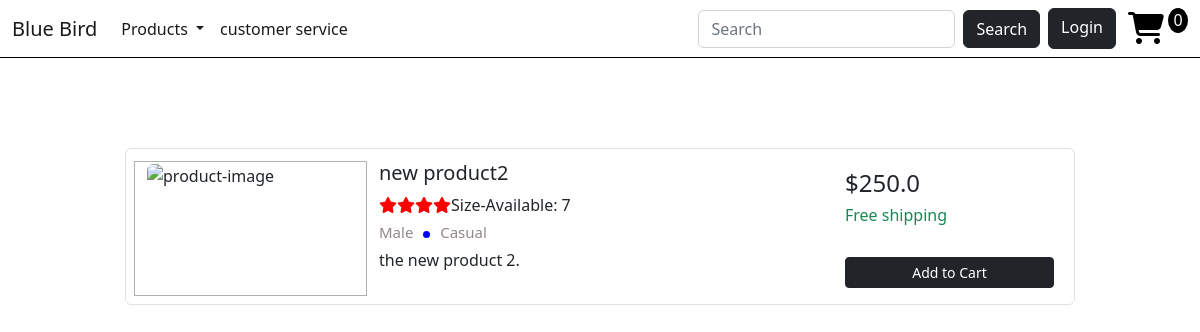
The app's page /detail/15/ with its own data.
### EcomWebApp/models.py (models this page shows, shortened)
class Product(models.Model):
    GENDER_CHOICES = (
        ('Male','Male'),
        ('Female','Female'),
    )
    size_choices = (
        ('7','7'),
        ('8','8'),
        ('9','9'),
        ('8.5','8.5'),
    )
    outfit_choices=(
        ('Casual','Casual'),
        ('Classic','Classic'),
    )
    name = models.CharField(max_length=100)
    description = models.TextField()
    slug = models.SlugField(max_length=100, null=True, blank=True)
    image = models.ImageField(upload_to='EcomWebApp/images', null=True, blank="True")
    price = models.FloatField()
    brand = models.CharField(max_length=100)
    gender = models.CharField(max_length=6, choices=GENDER_CHOICES)
    created_at = models.DateTimeField(auto_now_add=True)
    size = models.CharField(max_length=10, choices=size_choices, default = '7', null= True, blank="True")
    outfit = models.CharField(max_length=10, choices=outfit_choices, default='casual')
    discount_price = models.FloatField(default=0, null=True, blank="True")
    digital = models.BooleanField(default=False, null=True, blank=True)
    class Meta:
        ordering = ('-created_at',)
    @property
    def imageURL(self):
        try:
            url= self.image.url
        except:
            url= ''
        return url

### EcomWebApp/views.py (the view)
# urls.py: path('detail/<int:pk>/', views.detail, name="detail-page"),
def detail(request, pk):
    post = Product.objects.get(id=pk)
    data = cartData(request)
    cartItems = data['cartItems']
    items = data['items']
    context ={
        'cartItems':cartItems,
        'post': post,
        'items':items,
    }
    return render(request, 'EcomWebApp/details.html', context)

### EcomWebApp/utils.py (called while the page is built, shortened)
def cookieCart(request):
    try:#this try and catch for guest user cookies cart error prevention method
        cart = json.loads(request.COOKIES['cart'])#this is for guest user cart items
    except:
        cart ={}
    print('cart',cart)
    items = [] #empty list(if user is not authenticated we return nothing)
    order = {'get_cart_total':0,'get_cart_items':0, 'shipping': False} #guest user login huda 0/0 dekhaune ho yo chai
    cartItems = order['get_cart_items']
    return { 'items':items,'order':order,'cartItems':cartItems}

def cartData(request):
    if request.user.is_authenticated:
        customer = request.user.customer
        order, created = Order.objects.get_or_create(customer=customer, complete=False)
        items = order.orderitem_set.all()
        cartItems = order.get_cart_items
    else:
        cookieData = cookieCart(request)
        cartItems = cookieData['cartItems']
        order = cookieData['order']
        items = cookieData['items']
    return {'items':items,'order':order,'cartItems':cartItems}

### EcomWebApp/templates/EcomWebApp/details.html (shortened to what this page needs)
{% extends 'EcomWebApp/base.html' %}
{% load static %}
{% block content %}
<div class="container mt-5 mb-5 contentdiv">
    <div class="d-flex justify-content-center row contentdivv">
        <div class="col-md-10 mt-5">
            <div class="row p-2 bg-white border rounded thisdiv">
                <div class="col-md-3 mt-1" style="border:1px solid rgb(179, 175, 175);"><img class="img-fluid img-responsive rounded product-image small-image"
                        src="{{post.imageURL}}" alt="product-image" ></div>
                <div class="col-md-6 mt-1">
                    <h5>{{post.name}}</h5>
                    <div class="d-flex flex-row">
                        <div class="ratings mr-2"><i class="fa fa-star"></i><i class="fa fa-star"></i><i
                                class="fa fa-star"></i><i class="fa fa-star"></i></div><span>Size-Available:
                            {{post.size}}</span>
                    </div>
                    <div class="mt-1 mb-1 spec-1">
                        <span>{{post.gender}}</span>
                        <span class="dot"></span>
                        <span>{{post.outfit}}<br></span>
                    </div>
                    <p class="text-justify  para mb-0">{{post.description}}.<br><br></p>
                </div>
                <div class="align-items-center align-content-center col-md-3 border-left mt-1">
                    <div class="d-flex flex-row align-items-center">
                        <h4 class="mr-1">${{post.price}}</h4>
                    </div>
                    <h6 class="text-success">Free shipping</h6>
                    <div class="d-flex flex-column mt-4">
                        <button data-product="{{post.id}}" data-action="add" class="btn btn-dark btn-sm mt-2 update-cart">Add to Cart</button>
                    </div>
                </div>
            </div>
        </div>
    </div>
</div>
{% endblock %}

### EcomWebApp/static/EcomWebApp/css/style.css (style rules this page uses)
body { background:#eee }
.ratings i { font-size: 16px; color: red }
.product-image { width: 100% }
.dot { height: 7px; width: 7px; margin-left: 6px; margin-right: 6px; margin-top: 3px; background-color: blue; border-radius: 50%; display: inline-block }
.spec-1 { color: #938787; font-size: 15px }
h5 { font-weight: 400 }
.para { font-size: 16px }
.thisdiv .small-image { cursor: pointer; }
.contentdiv .contentdivv { margin-top: 100px; }

### records on screen
Product: name "new product2", size "7", gender "Male", outfit "Casual", description "the new product 2", price "250.0"

### other values on screen
{{ cartItems }} "0"
